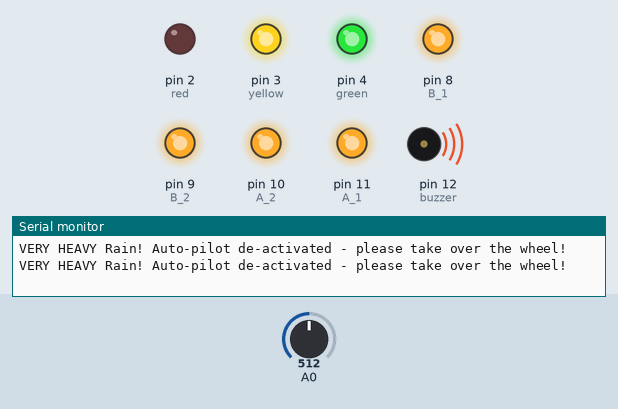
This sketch was run on a simulated Arduino Uno, built with avr-gcc and run on an emulated ATmega328P. On the bench: output pins drawn as LEDs (lit = HIGH), buzzer (waves = sounding), the last lines printed to the serial monitor. The test bench sets the inputs (shaded band); at power-on: A0 = 512.

Above: at 2.8 s.
2.9 s: A0 set to 482
At 3.4 s:
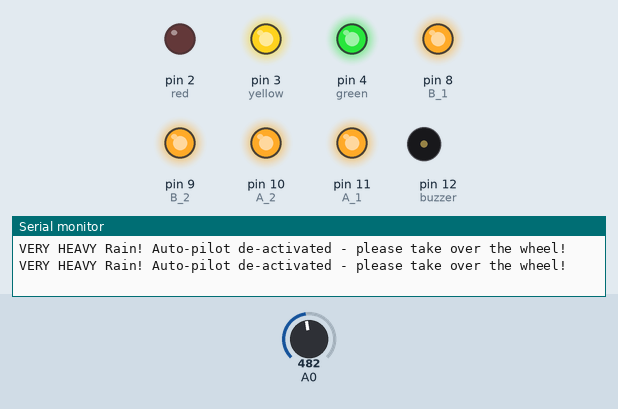
At 5.2 s:
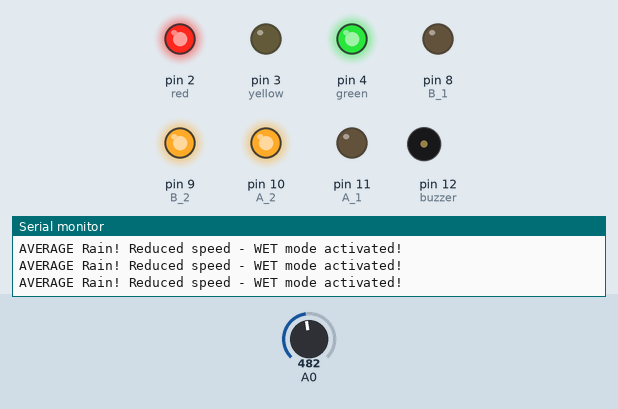
5.6 s: A0 set to 312
11.6 s: A0 set to 289
At 12.8 s:
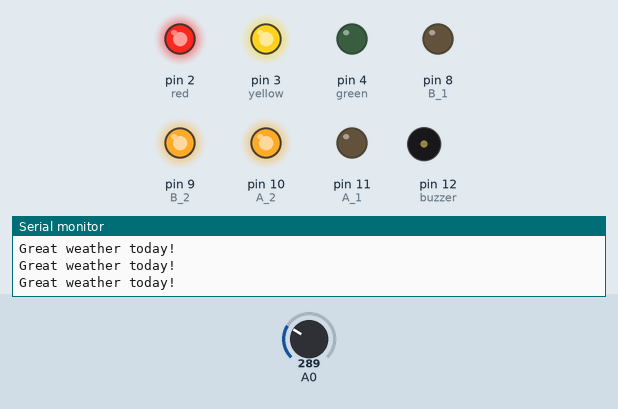
Timing chart, 0 to 14.6 s (numbered marks = the images above; inputs shaded):
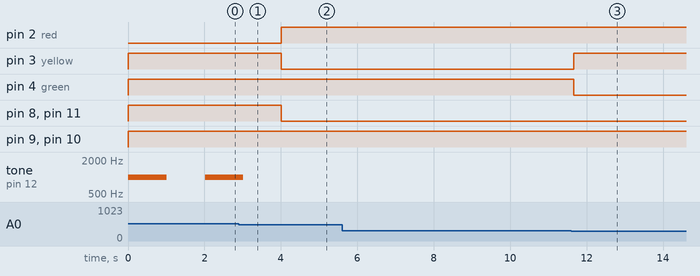

The sketch:

ArduinoCode.ino
```cpp
//define pins
int red = 2;
int yellow = 3;
int green = 4;

const int B_1 = 8;
const int B_2 = 9;
const int A_2 = 10;
const int A_1 = 11;
const int buzzer = 12;


int on = LOW;
int off = HIGH;

void setup () {
  //buzzer
  pinMode (buzzer, OUTPUT);
  //LED
  pinMode (red,OUTPUT);
  pinMode (yellow,OUTPUT);
  pinMode (green,OUTPUT);
  //motor
  pinMode (B_1, OUTPUT) ;
  pinMode (B_2, OUTPUT) ;
  pinMode (A_1, OUTPUT) ;
  pinMode (A_2, OUTPUT) ;
  Serial.begin (9600);}

void loop() {
  // read the input on analog pin 0:
  int value = analogRead(A0);

  //dangerous driving conditions - auto-pilot is automatically disabled
  if (value > 500) {
    //"Very heavy Rain"
    Serial.println("VERY HEAVY Rain! Auto-pilot de-activated - please take over the wheel!");
    digitalWrite (red,on);
    digitalWrite(yellow,off);
    digitalWrite(green,off);
    //auto-pilot off
    digitalWrite(B_1,off);
    digitalWrite(B_2,off);
    digitalWrite(A_1,off);
    digitalWrite(A_2,off);
    //buzzer on
    tone(buzzer, 1000); // Send 1KHz sound signal...
    delay(1000);        // ...for 1 sec
    noTone(buzzer);     // Stop sound...
    delay(1000);
    }
  //auto-pilot gives warning as driving conditions may be dangerous
  else if ((value > 300) && (value <= 500)) {
    //"AVERAGE Rain"
    Serial.println("AVERAGE Rain! Reduced speed - WET mode activated!");
    digitalWrite (green,off);
    digitalWrite (yellow,on);
    digitalWrite (red,off);
    //auto-pilot still on
    digitalWrite(B_1,on);
    digitalWrite(B_2,off);
    digitalWrite(A_1,on);
    digitalWrite(A_2,off);
    }
  //normal driving conditions
  else {
    //"Dry Weather"
    Serial.println("Great weather today!");
    digitalWrite (green,on);
    digitalWrite (yellow,off);
    digitalWrite (red,off);
    delay(100);
    //auto-pilot on
    digitalWrite(B_1,on);
    digitalWrite(B_2,off);
    digitalWrite(A_1,on);
    digitalWrite(A_2,off);

  }
  }
```

Measured:
- the behaviour switches between 501 and 500 on A0 (found by bisection; images 0 and 1)
- the behaviour switches between 301 and 300 on A0 (found by bisection; images 2 and 3)
- after the input at 2.9 s, pin 2 (red): LOW → HIGH after 1.1 s; pin 3 (yellow), pin 8 (B_1), pin 11 (A_1): HIGH → LOW after 1.1 s; tone on pin 12 (buzzer): goes on until 3.0 s, then stays silent
- after the input at 11.6 s, pin 3 (yellow): LOW → HIGH after 0.06 s; pin 4 (green): HIGH → LOW after 0.06 s
